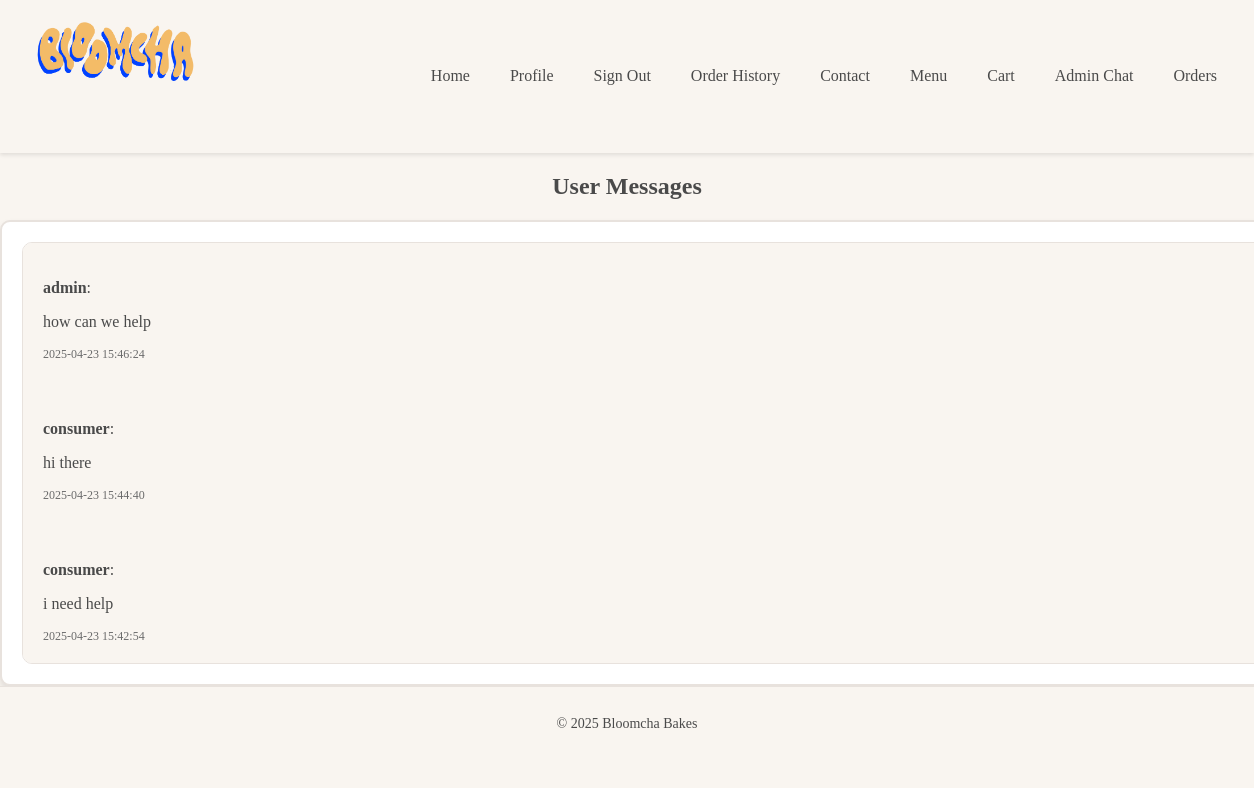
The page /messages (signed in) on the database as committed earlier.
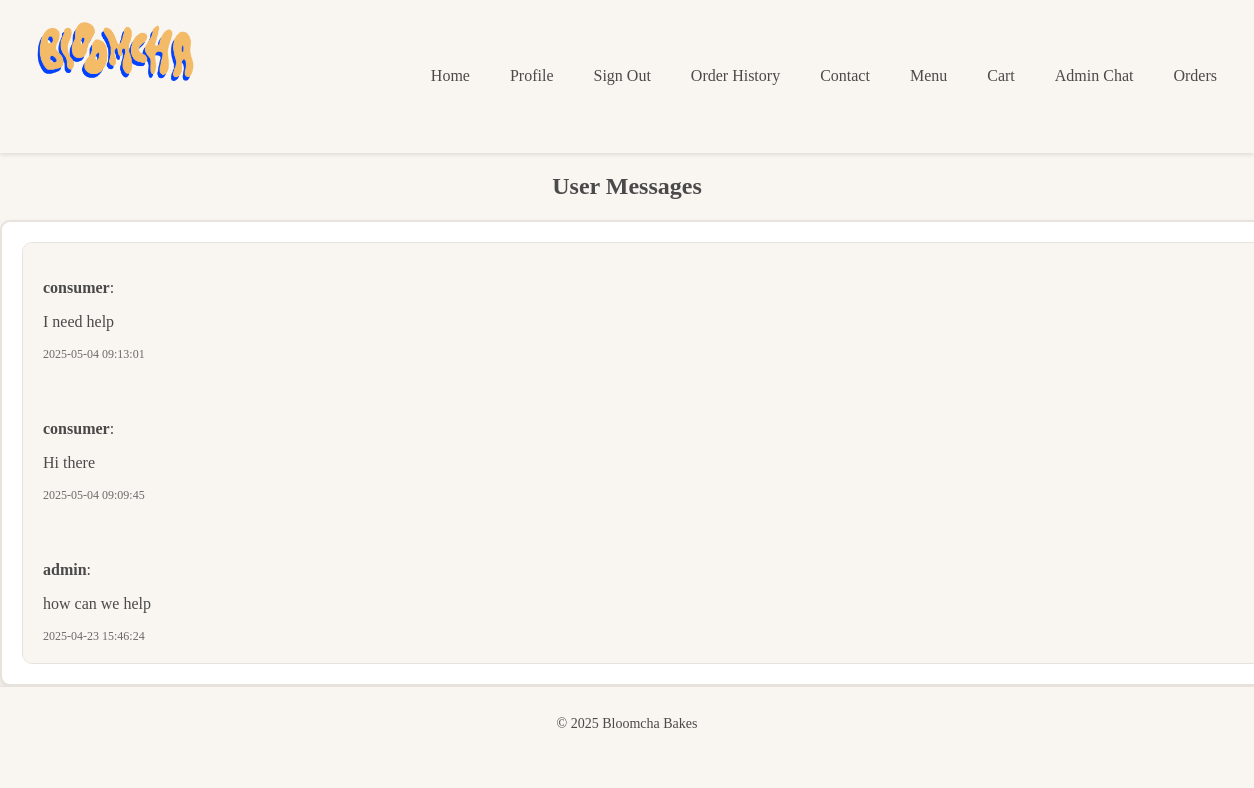
The same page on the database as committed later.
### CreateDatabase.py (models this page shows)
class Message(Base):
    __tablename__ = 'Messages'
    message_id = Column(Integer, primary_key=True, autoincrement=True)
    sender_id = Column(Integer, ForeignKey('Users.user_id'), nullable=False)
    receiver_id = Column(Integer, ForeignKey('Users.user_id'), nullable=False)
    content = Column(Text, nullable=False)
    timestamp = Column(String, nullable=False)
    sender = relationship("User", foreign_keys=[sender_id], back_populates="messages_sent")
    receiver = relationship("User", foreign_keys=[receiver_id], back_populates="messages_received")

class User(Base):
    __tablename__ = 'Users'
    user_id = Column(Integer, primary_key=True, autoincrement=True)
    username = Column(String, nullable=False, unique=True)
    name = Column(String, nullable=False)
    email = Column(String, nullable=False, unique=True)
    password = Column(String, nullable=False)
    profile_image = Column(String)  # Path or URL to the profile picture
    location = Column(String)
    role = Column(String, nullable=False, default="Buyer")  # Role: "Administrator" or "Buyer"
    desserts = relationship("Dessert", back_populates="user")
    messages_sent = relationship("Message", foreign_keys="Message.sender_id", back_populates="sender")
    messages_received = relationship("Message", foreign_keys="Message.receiver_id", back_populates="receiver")
    reviews = relationship("Review", foreign_keys="Review.user_id", back_populates="user")
    orders = relationship("Order", back_populates="user")

### app.py (the view)
@app.route('/messages')
def messages():
    if session.get('role') != 'Administrator':
        flash('You do not have permission to access messages.', 'error')
        return redirect(url_for('index'))
    messages = db_session.query(Message).join(User, Message.sender_id == User.user_id).order_by(Message.timestamp.desc()).all()
    return render_template('messages.html', messages=messages)

### templates/messages.html (shortened to what this page needs)
{% extends "base.html" %}
{% block content %}
    <h2>User Messages</h2>
    <div class="chatbox">
        <div class="chatbox-messages">
            {% for message in messages %}
                <div class="chatbox-message">
                    <p><strong>{{ message.sender.username }}</strong>:</p>
                    <p>{{ message.content }}</p>
                    <p class="chatbox-timestamp">{{ message.timestamp }}</p>
                </div>
            {% endfor %}
        </div>
    </div>
{% endblock %}

### templates/base.html (shortened to what this page needs)
<!DOCTYPE html>
<html lang="en">
    <head>
        <link rel="stylesheet" href="{{ url_for('static', filename='css/style.css') }}">
    </head>
    <body>
        <header>
            <div class="header-container">
                <a href="{{ url_for('index') }}">
                    <img src="{{ url_for('static', filename='images/Logo.PNG') }}" alt="Logo" class="logo">
                </a>
                <nav class="navigation">
                    <ul>
                        <li><a href="{{ url_for('home') }}">Home</a></li>
                        {% if session.get('logged_in') %}
                            <li><a href="{{ url_for('profile') }}">Profile</a></li>
                            <li><a href="{{ url_for('logout') }}">Sign Out</a></li>
                            {% if session.get('role') == 'Administrator' %}
                                <li><a href="{{ url_for('admin_order_history') }}">Order History</a></li>
                            {% else %}
                                <li><a href="{{ url_for('user_order_history') }}">My Orders</a></li>
                            {% endif %}
                        {% else %}
                            <li><a href="{{ url_for('login') }}">Login</a></li>
                        {% endif %}
                        <li><a href="{{ url_for('contact') }}">Contact</a></li>
                        <li><a href="{{ url_for('menu') }}">Menu</a></li>
                        <li><a href="{{ url_for('cart_view') }}">Cart</a></li>
                        {% if session.get('role') == 'Administrator' %}
                            <li><a href="{{ url_for('admin_chat') }}">Admin Chat</a></li>
                            <li><a href="{{ url_for('admin_orders') }}">Orders</a></li>
                        {% endif %}
                    </ul>
                </nav>
            </div>
        </header>
        <main>
            {% block content %}{% endblock %}
        </main>
        <footer>
            <p>&copy; 2025 Bloomcha Bakes</p>
        </footer>
    </body>
</html>

### static/css/style.css (style rules this page uses)
body { font-family: 'Noto Serif JP', serif; margin: 0; padding: 0; background-color: #f9f5f0; color: #4a4a4a; }
h2, h3 { text-align: center; color: #4a4a4a; font-weight: 600; }
a { text-decoration: none; color: #a63d40; transition: color 0.3s ease; }
header { text-align: center; margin-bottom: 20px; background-color: #f9f5f0; padding: 15px 20px; box-shadow: 0 2px 4px rgba(0, 0, 0, 0.1); }
.header-container { display: flex; justify-content: space-between; align-items: center; max-width: 1200px; margin: 0 auto; }
.logo { width: 170px; height: auto; }
.navigation ul { list-style-type: none; display: flex; gap: 20px; margin: 0; padding: 0; }
.navigation ul li { display: inline; }
.navigation ul li a { font-weight: 500; color: #4a4a4a; padding: 5px 10px; border-radius: 5px; transition: background-color 0.3s ease, color 0.3s ease; }
footer { text-align: center; padding: 15px; background-color: #f9f5f0; color: #4a4a4a; font-size: 14px; border-top: 1px solid #e8e2dd; }
.chatbox { display: flex; flex-direction: column; gap: 15px; width: 100%; background-color: #fff; border: 2px solid #e8e2dd; border-radius: 10px; box-shadow: 0 4px 6px rgba(0, 0, 0, 0.1); padding: 20px; }
.chatbox-messages { max-height: 400px; overflow-y: auto; padding: 10px; border: 1px solid #e8e2dd; border-radius: 10px; background-color: #f9f5f0; }
.chatbox-message { margin-bottom: 10px; padding: 10px; border-radius: 10px; }
.chatbox-timestamp { font-size: 12px; color: #6b6b6b; }

Rows that differ between the two databases and show on the page:
no longer on this page (row unchanged): Message: sender.username "consumer", content "hi there", timestamp "2025-04-23 15:44:40"
no longer on this page (row unchanged): Message: sender.username "consumer", content "i need help", timestamp "2025-04-23 15:42:54"
added Message: sender.username "consumer", content "I need help", timestamp "2025-05-04 09:13:01"
added Message: sender.username "consumer", content "Hi there", timestamp "2025-05-04 09:09:45"
